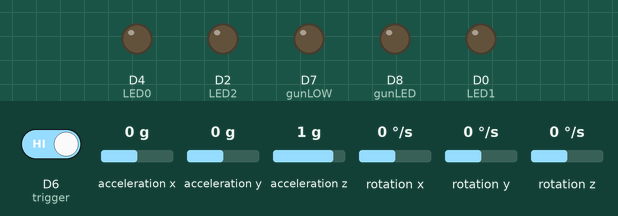
This sketch was run on a simulated ESP8266 (NodeMCU). Parts: output pins drawn as LEDs (lit = HIGH). Wiring (inferred from the names in the program): MPU-9250 motion sensor at I2C address 0x68. The test bench sets the inputs (shaded band); at power-on: D6 (trigger) HIGH, acceleration x 0 g, acceleration y 0 g, acceleration z 1 g, rotation x 0 °/s, rotation y 0 °/s, rotation z 0 °/s. WiFi joins after 1.5 s; servers stay silent unless stated; what the sketch prints to the serial monitor is not drawn.

Above: at 6.4 s.
6.5 s: D6 (trigger) driven LOW
At 7.2 s:
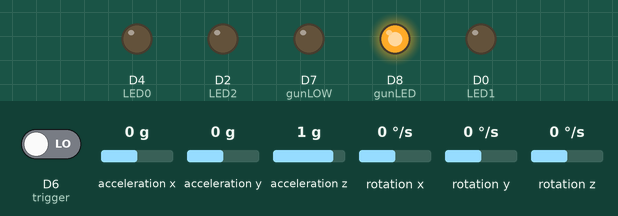
8.0 s: D6 (trigger) driven HIGH
At 8.3 s:
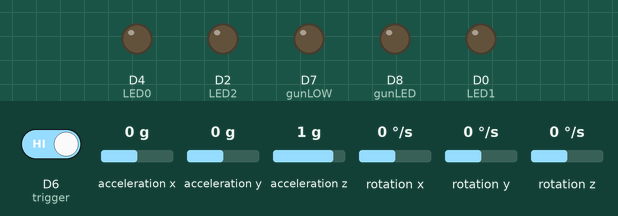
Timing chart, 0 to 11.0 s (numbered marks = the images above; inputs shaded):
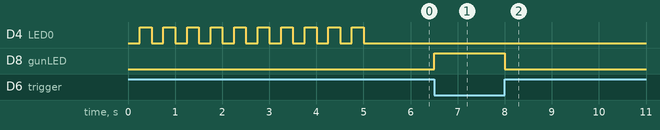

The sketch:

OneClient.ino
```cpp
//------------------------------------------------------------------------------------
  #include <Wire.h>
  #include <ESP8266WiFi.h>
//------------------------------------------------------------------------------------
// Defining I/O Pins
//------------------------------------------------------------------------------------
  #define       LED0      2         // WIFI Module LED
  #define       LED1      D0        // Connectivity With Client #1
  #define       LED2      D2        // Connectivity With Client #2
  #define       BUTTON    D1        // Connectivity ReInitiate Button
  #define       TWI_FREQ  400000L   // I2C Frequency Setting To 400KHZ
  #define       gunLED    D8
  #define       gunLOW    D7
//------------------------------------------------------------------------------------
// BUTTON Variables
//------------------------------------------------------------------------------------
  int           ButtonState;
  int           LastButtonState   = LOW;
  int           LastDebounceTime  = 0;
  int           DebounceDelay     = 50;
  const String  ButtonColor       = "BLU";
//------------------------------------------------------------------------------------
// LED Delay Variables
//------------------------------------------------------------------------------------
  int           LEDState          = LOW;
  unsigned long CurrMillis        = 0;
  unsigned long PrevMillis        = 0;
  unsigned long Interval          = 1000;
//------------------------------------------------------------------------------------
// Authentication Variables
//------------------------------------------------------------------------------------
  char*         TKDssid;
  char*         TKDpassword;
  IPAddress     TKDServer(192,168,4,1);
  WiFiClient    TKDClient;
//====================================================================================

const int trigger = 12;

const int MPU_addr=0x68;
int16_t axis_X,axis_Y,axis_Z;
int minVal=265;
int maxVal=402;
double x;
double y;
double z;


  void setup()
  {
    pinMode(trigger,INPUT);
    pinMode(gunLED,OUTPUT);
    pinMode(gunLOW,OUTPUT);
    pinMode(5,OUTPUT);
    digitalWrite(5,HIGH);
    digitalWrite(gunLOW,LOW);

  Wire.begin(0,4);//d76
  Wire.beginTransmission(MPU_addr);
  Wire.write(0x6B);
  Wire.write(0);
  Wire.endTransmission(true);

    /* ----------------------------------------------------------------------
     * Setting The I2C Pins SDA, SCL
     * Because We Didnt Specify Any Pins The Defult
     * SDA = D4 <GPIO2>, SCL = D5 <GPIO14> For ESP8266 Dev Kit Node MCU v3
     --------------------------------------------------------------------- */
   // Wire.begin();                   //Begginning The I2C

    // Setting Up The I2C Of The MPU9250 ------------------------------------
   // Wire.setClock(TWI_FREQ);        // Setting The Frequency MPU9250 Require

    // Setting The Serial Port ----------------------------------------------
    Serial.begin(115200);           // Computer Communication

    // Setting The Mode Of Pins ---------------------------------------------
    pinMode(LED0, OUTPUT);          // WIFI OnBoard LED Light
    pinMode(LED1, OUTPUT);          // Indicator For Client #1 Connectivity
    pinMode(LED2, OUTPUT);          // Indicator For Client #2 Connectivity
    pinMode(BUTTON, INPUT_PULLUP);  // Initiate Connectivity
    digitalWrite(LED0, !LOW);       // Turn WiFi LED Off

    // Print Message Of I/O Setting Progress --------------------------------
    Serial.println("\nI/O Pins Modes Set .... Done");

    // Starting To Connect --------------------------------------------------
    WiFi.mode(WIFI_STA);            // To Avoid Broadcasting An SSID
    WiFi.begin("TAKEONE");          // The SSID That We Want To Connect To

    // Printing Message For User That Connetion Is On Process ---------------
    Serial.println("!--- Connecting To " + WiFi.SSID() + " ---!");

    // WiFi Connectivity ----------------------------------------------------
    CheckConnectivity();            // Checking For Connection

    // Stop Blinking To Indicate Connected ----------------------------------
    digitalWrite(LED0, !HIGH);
    Serial.println("!-- Client Device Connected --!");

    // Printing IP Address --------------------------------------------------
    Serial.println("Connected To      : " + String(WiFi.SSID()));
    Serial.println("Signal Strenght   : " + String(WiFi.RSSI()) + " dBm");
    Serial.print  ("Server IP Address : ");
    Serial.println(TKDServer);
    Serial.print  ("Device IP Address : ");
    Serial.println(WiFi.localIP());

    // Conecting The Device As A Client -------------------------------------
    TKDRequest();
  }

//====================================================================================
  String gun;

  void loop()
  {
    digitalWrite(gunLOW,LOW);
     Wire.beginTransmission(MPU_addr);
  Wire.write(0x3B);
  Wire.endTransmission(false);
  Wire.requestFrom(MPU_addr,14,true);
  axis_X=Wire.read()<<8|Wire.read();
  axis_Y=Wire.read()<<8|Wire.read();
  axis_Z=Wire.read()<<8|Wire.read();
  int xAng = map(axis_X,minVal,maxVal,-90,90);
  int yAng = map(axis_Y,minVal,maxVal,-90,90);
  int zAng = map(axis_Z,minVal,maxVal,-90,90);
   x= RAD_TO_DEG * (atan2(-yAng, -zAng)+PI);
   y= RAD_TO_DEG * (atan2(-xAng, -zAng)+PI);
   z= RAD_TO_DEG * (atan2(-yAng, -xAng)+PI);
    x = map(x,0,360,-90,90);
    y = map(y,0,360,-90,90);
    z = map(z,0,360,-90,90);
    //Serial.print("Angle of inclination in X axis = ");
   Serial.print(x);Serial.print(" ");
   //Serial.print("Angle of inclination in Y axis= ");
   Serial.print(y);Serial.print(" ");
   //Serial.print("Angle of inclination in Z axis= ");
   Serial.println(z);
   //Serial.println("-------------------------------------------");

    digitalWrite(5,HIGH);
    gun = "GUN" + String(digitalRead(trigger));
    //ReadButton();
    //Serial.println(gun);
    if(digitalRead(trigger)==0){
      Serial.println("Shoooooot!");
      digitalWrite(gunLED,HIGH);
        TKDClient.println(17);
        TKDClient.flush();
      }
      else{
    digitalWrite(gunLED,LOW);
    TKDClient.println(16);
    TKDClient.flush();
     }

  }

//====================================================================================

  void ReadButton()
  {
    // Reading The Button
    int reading = digitalRead(BUTTON);

    // If It Doest Match The Previous State
    if(reading != LastButtonState)
    {
      LastDebounceTime = millis();
    }

    // To Iliminate Debounce
    if((millis() - LastDebounceTime) > DebounceDelay)
    {
      if(reading != ButtonState)
      {
        ButtonState = reading;

        if(ButtonState == LOW)
        {
          LEDState    = !digitalRead(LED1);
          digitalWrite(LED1, LEDState);
          Serial.println("<" + ButtonColor + "-SCORED>");
          TKDClient.println("<" + ButtonColor + "-SCORED>");
          TKDClient.flush();
        }
      }
    }

    // Last Button State Concidered
    LastButtonState = reading;
  }

//====================================================================================

  void CheckConnectivity()
  {
    while(WiFi.status() != WL_CONNECTED)
    {
      for(int i=0; i < 10; i++)
      {
        digitalWrite(LED0, !HIGH);
        delay(250);
        digitalWrite(LED0, !LOW);
        delay(250);
        Serial.print(".");
      }
      Serial.println("");
    }
  }

//====================================================================================

  void TKDRequest()
  {
    // First Make Sure You Got Disconnected
    TKDClient.stop();

    // If Sucessfully Connected Send Connection Message
    if(TKDClient.connect(TKDServer, 9001))
    {
      Serial.println    ("<" + ButtonColor + "-CONNECTED>");
      TKDClient.println ("<" + ButtonColor + "-CONNECTED>");
    }
  }

//====================================================================================
```

Measured:
- after the input at 6.5 s, D8 (gunLED): LOW → HIGH at once
- after the input at 8.0 s, D8 (gunLED): HIGH → LOW at once
